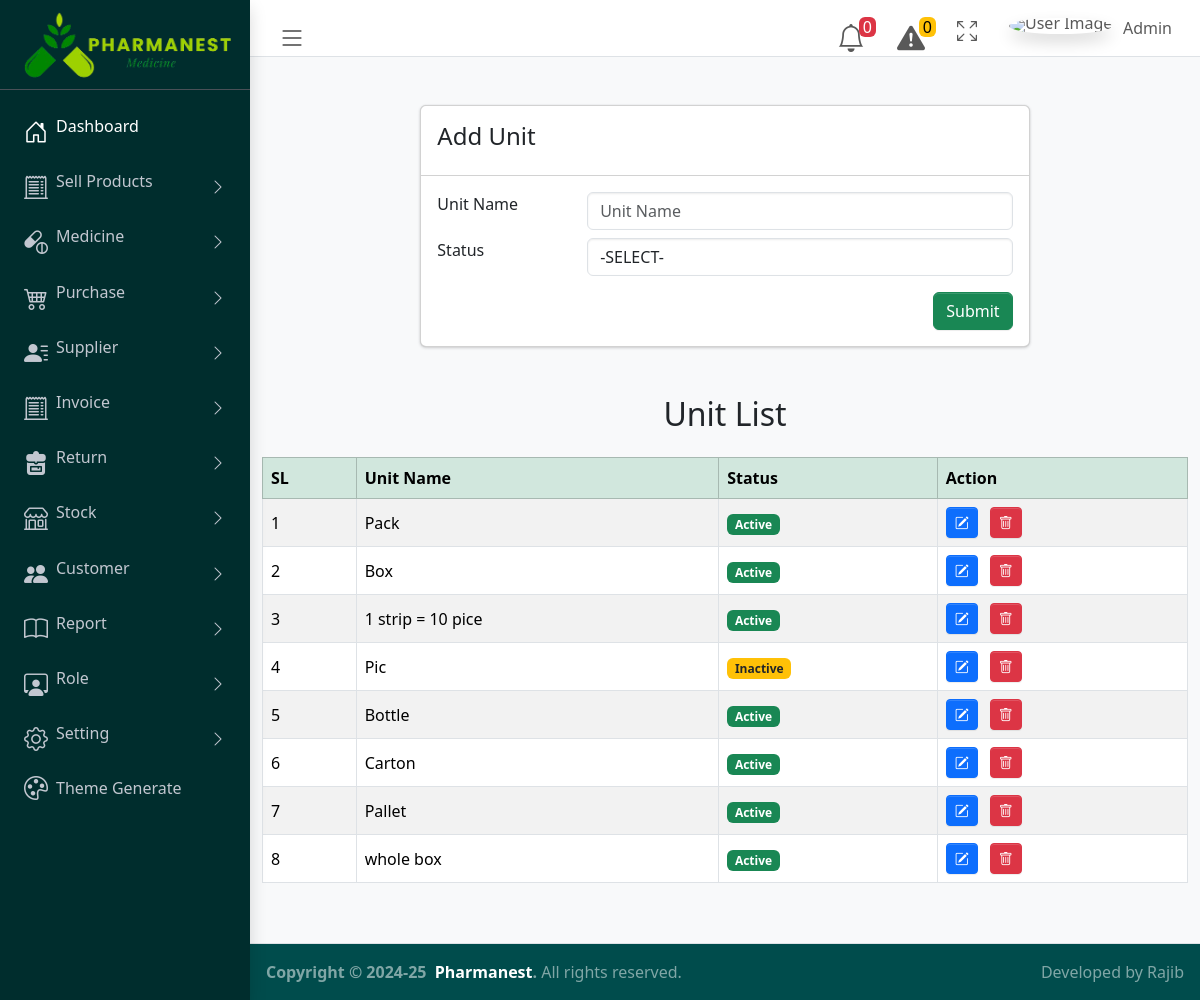
The app's page /unit.php (signed in) with its own data.
### tables this page shows
CREATE TABLE `unit` (
  `id` int(10) NOT NULL,
  `unit_name` varchar(100) NOT NULL,
  `unit_status` varchar(100) NOT NULL
);

### unit.php (the view, shortened to what this page needs)
 <?php require_once './config/config.php';?>
 <?php  include("./pages/common_pages/header.php");?>
 <?php include("./pages/common_pages/navber.php");?>
 <?php include("./pages/common_pages/sidebar.php");?>
    <main  class="app-main">
    <div class="container mt-5">
    <div class="row justify-content-center">
      <div class="col-lg-8">
        <div class="card">
          <div class="card-header">
            <h4>Add Unit</h4>
          </div>
          <div class="card-body">
            <form class="form-horizontal" method="POST" id="submitBrandForm" action="./php_action/create_unit.php" enctype="multipart/form-data">
              <div class="form-group row">
                <label class="col-sm-3 control-label" for="categoriesName">Unit Name</label>
                <div class="col-sm-9 mb-2">
                  <input
                    type="text"
                    class="form-control"
                    name="unit"
                    placeholder="Unit Name"
                    required
                    title="Only alphabets are allowed.">
                </div>
              </div>
              <div class="form-group row">
                <label class="col-sm-3 control-label" for="categoriesStatus">Status</label>
                <div class="col-sm-9">
                  <select class="form-control" id="unitStatus" name="unitStatus" required>
                    <option value="">-SELECT-</option>
                  </select>
                </div>
              </div>
              <div class="form-group row">
                <div class="col-sm-12 text-end mt-3">
                  <button type="submit" name="create" id="createCategoriesBtn" class="btn btn-success">
                    Submit
                  </button>
                </div>
              </div>
            </form>
          </div>
        </div>
      </div>
    </div>
  </div>
   <section>
   <div class="container my-5">
        <h2 class="mb-4 text-center">Unit List</h2>
        <table class="table table-striped table-bordered align-middle">
            <thead class="table-success">
                <tr>
                    <th scope="col">SL</th>
                    <th scope="col">Unit Name</th>
                    <th scope="col">Status</th>
                    <th scope="col">Action</th>
                </tr>
            </thead>
            <tbody>
            <?php
                    $active_unit='';
                    $unit_list = $db->query("SELECT * FROM unit");
                    if($unit_list->num_rows > 0){
                      $counter = 1;
                      while (list($id,$unit,$status) = $unit_list->fetch_row()) {
                        if($status == 1) {
                          $active_unit = "<span class='badge bg-success'>Active</span>";
                        } else {
                          $active_unit = "<span class='badge bg-warning text-dark'>Inactive</span>";
                        }
                              echo "<tr>
                              <td>$counter</td>
                              <td>$unit</td>
                              <td>$active_unit</td>
                              <td>
                                  <a href='./edit_form_unit.php?id=$id''
                                  class='btn btn-primary btn-sm text-white me-2'
                                  data-bs-toggle='tooltip'
                                  title='Edit'>
                                  <i class='bi bi-pencil-square'></i>
                                  </a>
                                  <a href='./php_action/unit_delete.php?id=$id' class='btn btn-danger btn-sm text-white' data-bs-toggle='tooltip'
                                  title='Delete'>
                                  <i class='bi bi-trash'></i>
                                  </a>
                              </td>
                          </tr>";
                          $counter++;
                      }
                    }else{
                      echo "
                      <p class='text-center text-muted bg-light py-3 rounded border'>
                        <i class='bi bi-info-circle me-2'></i> No categories available at the moment.
                      </p>
                          ";
                    }
            ?>
            </tbody>
        </table>
    </div>
   </section>
  </main>
<?php include("./pages/common_pages/footer.php");?>

### records on screen
unit: unit_name "Pack", unit_status "Active"
unit: unit_name "Box", unit_status "Active"
unit: unit_name "1 strip = 10 pice", unit_status "Active"
unit: unit_name "Pic", unit_status "Inactive"
unit: unit_name "Bottle", unit_status "Active"
unit: unit_name "Carton", unit_status "Active"
unit: unit_name "Pallet", unit_status "Active"
unit: unit_name "whole box", unit_status "Active"
